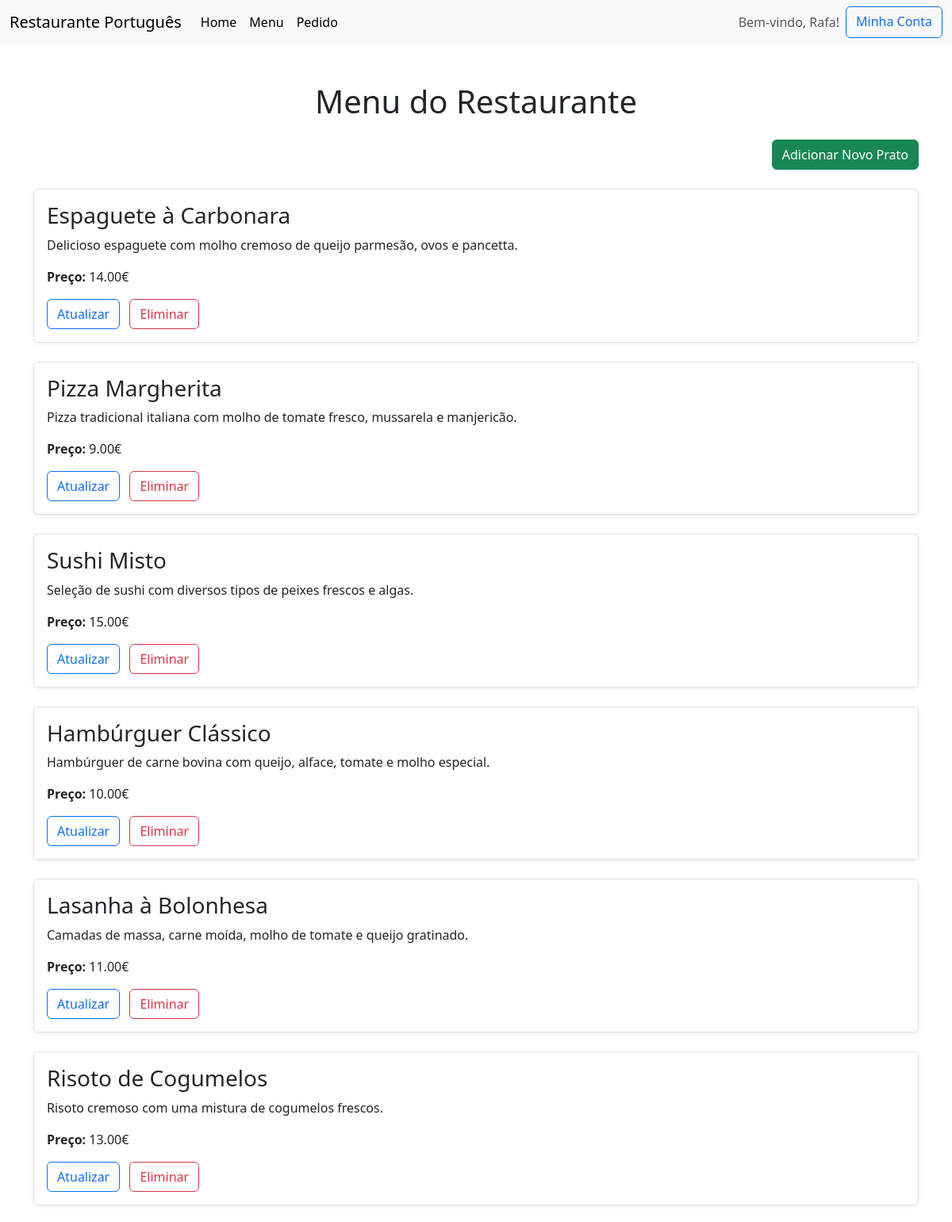
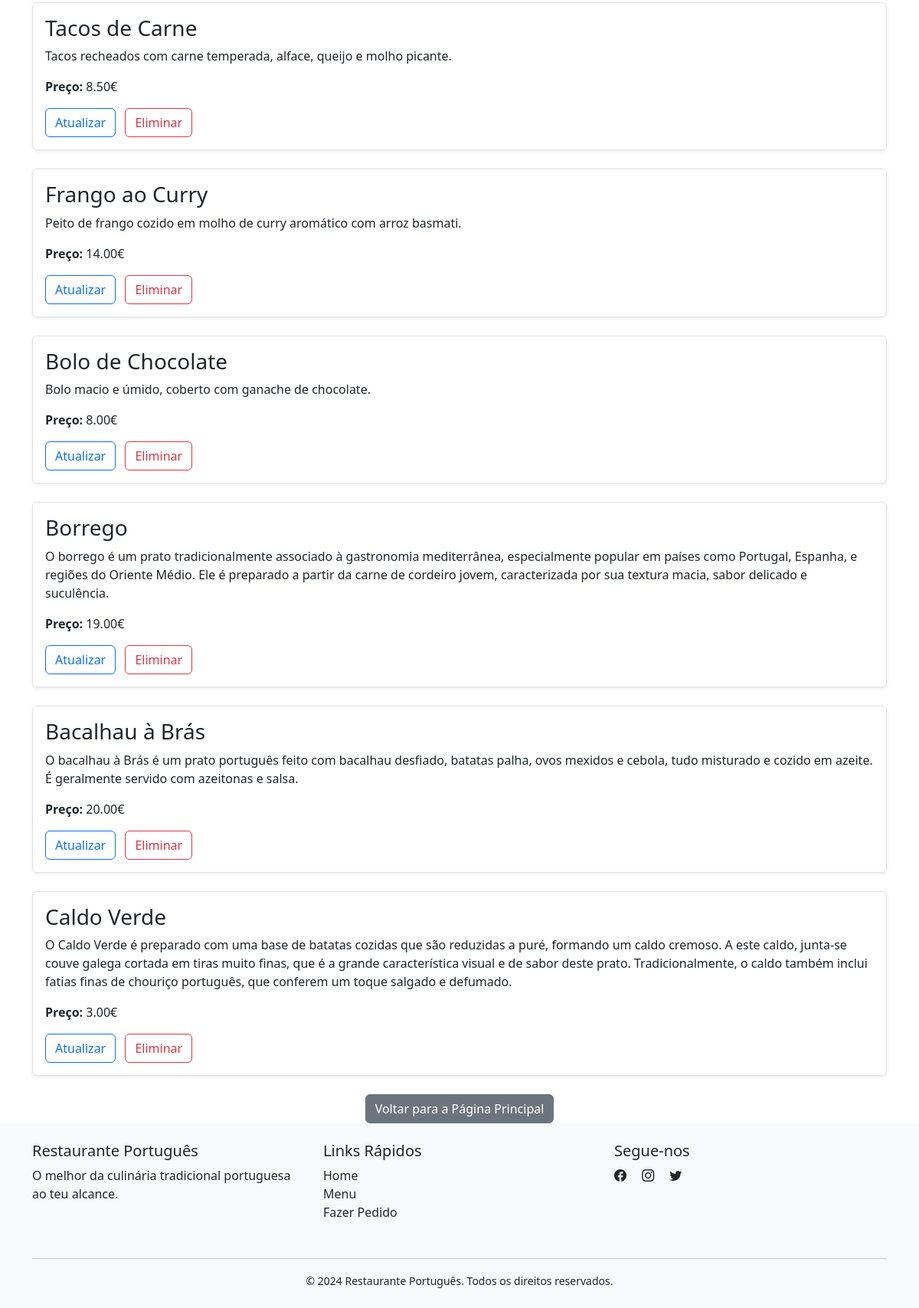
The app's page /menu/menu/ (signed in) with its own data (2 pictures, top to bottom).
### menu/models.py (models this page shows, shortened)
class MenuItem(models.Model):
    name = models.CharField(max_length=100)
    description = models.TextField()
    price = models.DecimalField(max_digits=10, decimal_places=2)
    is_available = models.BooleanField(default=True)

### menu/views.py (the view)
# urls.py: path('menu/', menu_list, name='menu_list'),
@login_required
@permission_required('menu.view_menuitem', raise_exception=True)
def menu_list(request):
    menu_items = MenuItem.objects.all()
    return render(request, 'menu/menu.html', {
        'menu_items': menu_items,
        'is_admin': request.user.is_superuser,
    })

### menu/templates/menu/menu.html (shortened to what this page needs)
<!DOCTYPE html>
<html lang="en">
<head>
    <link href="https://cdn.jsdelivr.net/npm/bootstrap@5.3.3/dist/css/bootstrap.min.css" rel="stylesheet">
    <link href="https://cdn.jsdelivr.net/npm/bootstrap-icons/font/bootstrap-icons.css" rel="stylesheet">
</head>
<body>
    <nav class="navbar navbar-expand-lg navbar-light bg-light">
        <div class="container-fluid">
            <a class="navbar-brand" href="#">Restaurante Português</a>
            <div class="collapse navbar-collapse" id="navbarNavAltMarkup">
                <div class="navbar-nav">
                    <a class="nav-link active" aria-current="page" href="{% url 'homepage' %}">Home</a>
                    <a class="nav-link active" href="{% url 'menu_list' %}">Menu</a>
                    <a class="nav-link active" href="{% url 'order_list' %}">Pedido</a>
                </div>
            </div>
            <div class="d-flex">
                {% if user.is_authenticated %}
                    <span class="navbar-text me-2">Bem-vindo, {{ user.username }}!</span>
                    <a href="{% url 'perfil' %}" class="btn btn-outline-primary">Minha Conta</a>
                {% else %}
                    <a href="{% url 'login' %}" class="btn btn-outline-primary me-2">Login</a>
                    <a href="{% url 'registo' %}" class="btn btn-primary">Registar</a>
                {% endif %}
            </div>
        </div>
    </nav>
    <div class="container mt-5">
        <h1 class="text-center mb-4">Menu do Restaurante</h1>
        {% if user.is_superuser %}
            <div class="text-end mb-4">
                <a href="{% url 'menu_create' %}" class="btn btn-success">Adicionar Novo Prato</a>
            </div>
        {% endif %}
        <div class="menu-items">
            {% for item in menu_items %}
                <div class="menu-item mb-4 p-3 border rounded shadow-sm">
                    <h3>{{ item.name }}</h3>
                    <p>{{ item.description }}</p>
                    <p><strong>Preço:</strong> {{ item.price }}€</p>
                    {% if user.is_superuser %}
                        <div class="mt-2">
                            <a href="{% url 'menu_update' item.id %}" class="btn btn-outline-primary me-2">Atualizar</a>
                            <a href="{% url 'menu_delete' item.id %}" class="btn btn-outline-danger">Eliminar</a>
                        </div>
                    {% endif %}
                </div>
            {% empty %}
                <p class="text-center">Nenhum prato disponível no menu.</p>
            {% endfor %}
        </div>
        <div class="text-center mt-4">
            <a href="{% url 'homepage' %}" class="btn btn-secondary">Voltar para a Página Principal</a>
        </div>
    </div>
<footer class="bg-light text-dark py-4">
    <div class="container">
        <div class="row">
            <div class="col-md-4 mb-3">
                <h5>Restaurante Português</h5>
                <p>O melhor da culinária tradicional portuguesa ao teu alcance.</p>
            </div>
            <div class="col-md-4 mb-3">
                <h5>Links Rápidos</h5>
                <ul class="list-unstyled">
                    <li><a href="{% url 'homepage' %}" class="text-decoration-none text-dark">Home</a></li>
                    <li><a href="{% url 'menu_list' %}" class="text-decoration-none text-dark">Menu</a></li>
                    <li><a href="{% url 'order_list' %}" class="text-decoration-none text-dark">Fazer Pedido</a></li>
                </ul>
            </div>
            <div class="col-md-4 mb-3">
                <h5>Segue-nos</h5>
                <div>
                    <a href="https://www.facebook.com/?locale=pt_PT" class="text-dark me-3"><i class="bi bi-facebook"></i></a>
                    <a href="https://www.instagram.com/" class="text-dark me-3"><i class="bi bi-instagram"></i></a>
                    <a href="https://twitter.com/?lang=pt" class="text-dark"><i class="bi bi-twitter"></i></a>
                </div>
            </div>
        </div>
        <hr class="my-3">
        <div class="text-center">
            <small>&copy; 2024 Restaurante Português. Todos os direitos reservados.</small>
        </div>
    </div>
</footer>
</body>
</html>

### records on screen
MenuItem: name "Espaguete à Carbonara", description "Delicioso espaguete com molho cremoso de queijo parmesão, ovos e pancetta.", price "14.00"
MenuItem: name "Pizza Margherita", description "Pizza tradicional italiana com molho de tomate fresco, mussarela e manjericão.", price "9.00"
MenuItem: name "Sushi Misto", description "Seleção de sushi com diversos tipos de peixes frescos e algas.", price "15.00"
MenuItem: name "Hambúrguer Clássico", description "Hambúrguer de carne bovina com queijo, alface, tomate e molho especial.", price "10.00"
MenuItem: name "Lasanha à Bolonhesa", description "Camadas de massa, carne moída, molho de tomate e queijo gratinado.", price "11.00"
MenuItem: name "Risoto de Cogumelos", description "Risoto cremoso com uma mistura de cogumelos frescos.", price "13.00"
MenuItem: name "Tacos de Carne", description "Tacos recheados com carne temperada, alface, queijo e molho picante.", price "8.50"
MenuItem: name "Frango ao Curry", description "Peito de frango cozido em molho de curry aromático com arroz basmati.", price "14.00"
MenuItem: name "Bolo de Chocolate", description "Bolo macio e úmido, coberto com ganache de chocolate.", price "8.00"
MenuItem: name "Borrego", description "O borrego é um prato tradicionalmente associado à gastronomia mediterrânea, especialmente popular em países como Portugal, Espanha, e regiões do Oriente Médio. Ele é preparado a partir da carne de cordeiro jovem, caracterizada por sua textura macia, sabor delicado e suculência.", price "19.00"
MenuItem: name "Bacalhau à Brás", description "O bacalhau à Brás é um prato português feito com bacalhau desfiado, batatas palha, ovos mexidos e cebola, tudo misturado e cozido em azeite. É geralmente servido com azeitonas e salsa.", price "20.00"
MenuItem: name "Caldo Verde", description "O Caldo Verde é preparado com uma base de batatas cozidas que são reduzidas a puré, formando um caldo cremoso. A este caldo, junta-se couve galega cortada em tiras muito finas, que é a grande característica visual e de sabor deste prato. Tradicionalmente, o caldo também inclui fatias finas de chouriço português, que conferem um toque salgado e defumado.", price "3.00"

### other values on screen
{{ user.username }} "Rafa"
